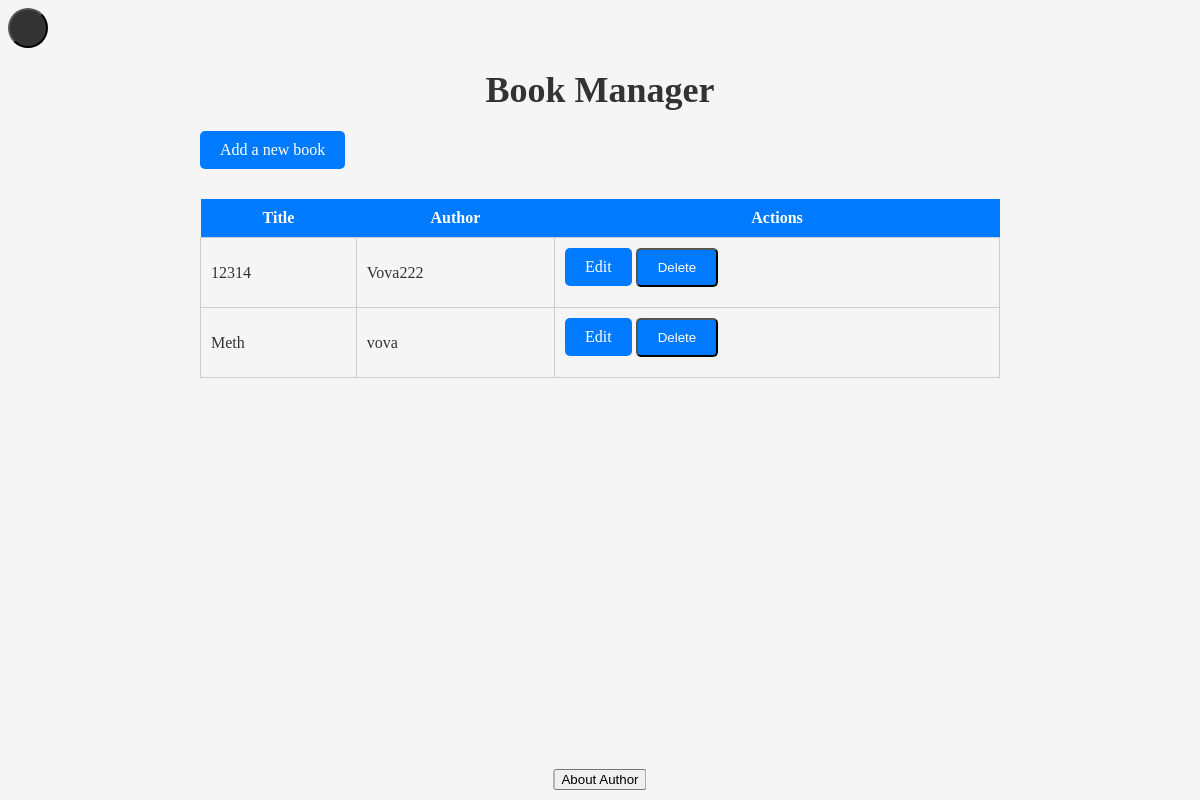
Before: / with the older database file.
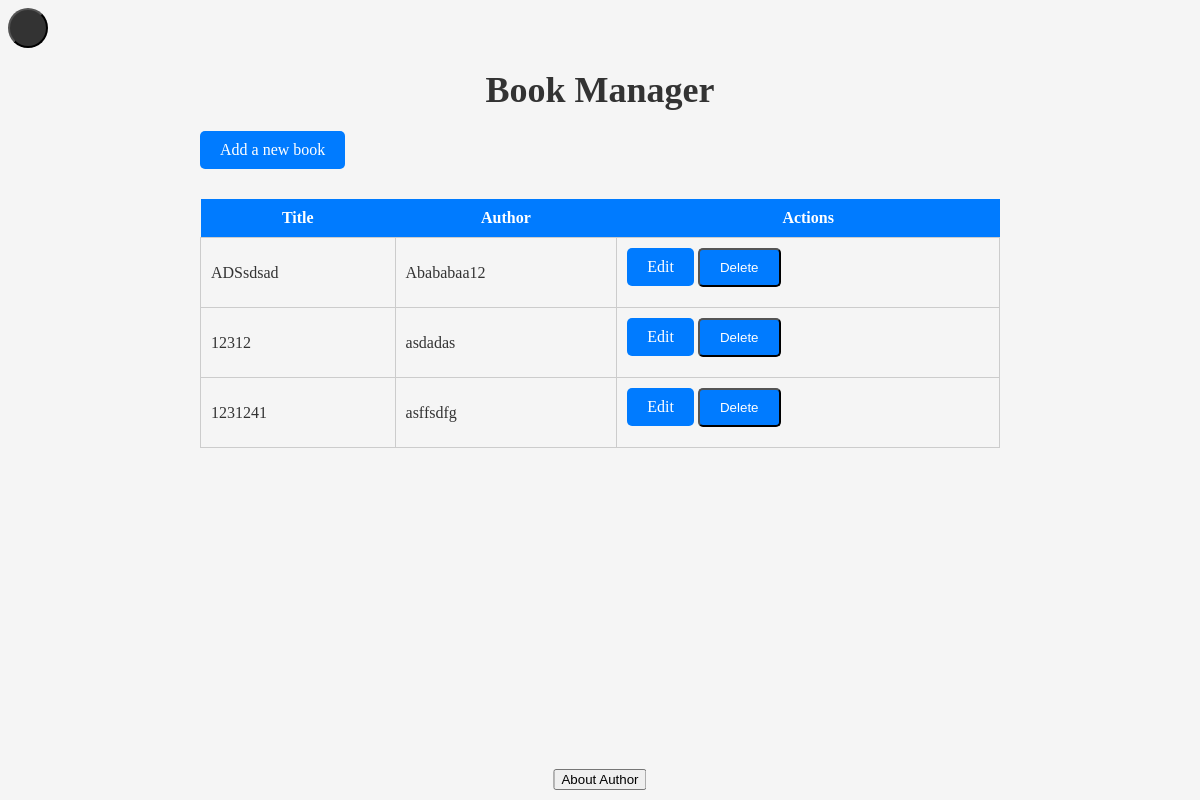
After: the same page with the newer database file.
### app.py (models this page shows)
class Book(db.Model):
    id = db.Column(db.Integer, primary_key=True)
    title = db.Column(db.String(100), nullable=False)
    author = db.Column(db.String(100), nullable=False)

### app.py (the view)
@app.route("/")
def index():
    books = Book.query.all()
    return render_template("index.html", books=books)

### templates/index.html (shortened to what this page needs)
<!DOCTYPE html>
<html>
<head>
    <link rel="stylesheet" type="text/css" href="static/style.css">
</head>
<body>
{% include 'header.html' %}
<div class="container">
<h1>Book Manager</h1>
<div class="content"><a href="{{ url_for('add_book') }}" class="button">Add a new book</a></div>
<table>
    <thead>
    <tr>
        <th>Title</th>
        <th>Author</th>
        <th>Actions</th>
    </tr>
    </thead>
    <tbody>
    {% for book in books %}
    <tr>
        <td>{{ book.title }}</td>
        <td>{{ book.author }}</td>
        <td>
            <a href="{{ url_for('edit_book', book_id=book.id) }}" class="button">Edit</a>
            <form method="post" action="{{ url_for('delete_book', book_id=book.id) }}" style="display:inline;">
                <button type="submit" onclick="return confirm('Are you sure you want to delete this book?');" class="button">Delete</button>
            </form>
        </td>
    </tr>
    {% endfor %}
    </tbody>
</table>
    <div class="fixed-bottom-center">
        <button id="popupBtn" onclick="showPopup()">About Author</button>
    </div>
</div>
</body>
</html>

### templates/header.html (shortened to what this page needs)
<header>
    <nav>
        <button id="toggleTheme" onClick="toggleDarkMode()"></button>
    </nav>
</header>

### static/style.css (style rules this page uses)
body { background-color: #f5f5f5; color: #333; }
h1 { font-size: 36px; text-align: center; margin: 20px 0; }
.button { display: inline-block; padding: 10px 20px; background-color: #007bff; color: #fff; text-decoration: none; border-radius: 5px; margin-bottom: 10px; }
table { border-collapse: collapse; width: 100%; max-width: 800px; margin: 0 auto; }
th { background-color: #007bff; color: #fff; padding: 10px; }
td { border: 1px solid #ccc; padding: 10px; }
#popupBtn { display: block; margin: 0 auto; }
.fixed-bottom-center { position: fixed; bottom: 0; left: 50%; transform: translateX(-50%); margin-bottom: 10px; }
#toggleTheme { width: 40px; height: 40px; border-radius: 50%; background-color: #333; }
.content { width: 800px; margin: 0 auto 20px auto; }

Changed rows visible on the page:
removed Book: title "12314", author "Vova222"
removed Book: title "Meth", author "vova"
added Book: title "ADSsdsad", author "Abababaa12"
added Book: title "12312", author "asdadas"
added Book: title "1231241", author "asffsdfg"
